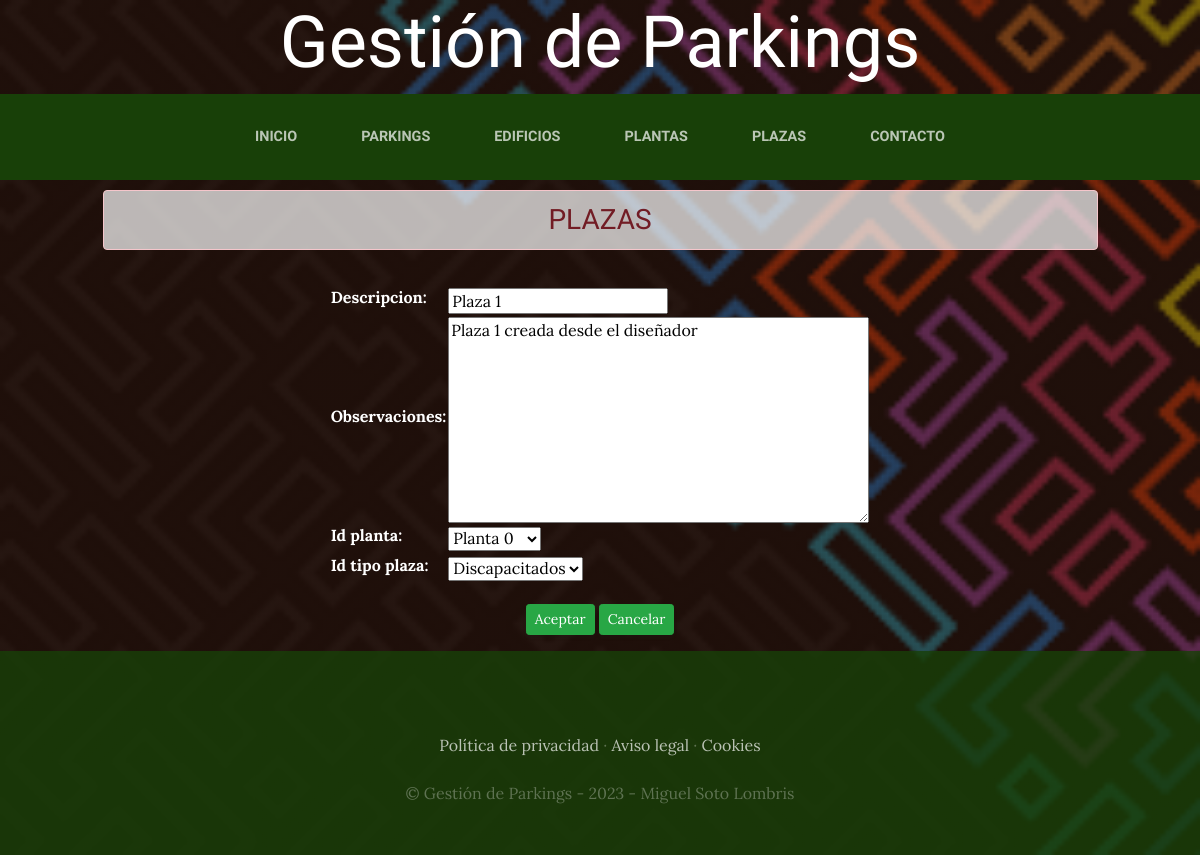
Screenshot of /plazas/ActualizarPlaza/36 with the database file from the repository.
### plazas/models.py (models this page shows, shortened)
class Plaza(models.Model):
    descripcion=models.CharField(max_length=50)
    observaciones=models.TextField(max_length=300, null=True, blank=True)
    created=models.DateTimeField(auto_now_add=True)
    updated=models.DateTimeField(auto_now_add=True)
    id_planta=models.ForeignKey(Planta, on_delete=models.CASCADE)
    id_tipo_plaza=models.ForeignKey(TipoPlaza, on_delete=models.CASCADE)
    class Meta:
        verbose_name='plaza'
        verbose_name_plural='plazas'

### plantas/models.py (models this page shows)
class Planta(models.Model):
    descripcion=models.CharField(max_length=50)
    max_plazas=models.IntegerField(blank=False, default=0)
    observaciones=models.TextField(max_length=300, null=True, blank=True)
    created=models.DateTimeField(auto_now_add=True)
    updated=models.DateTimeField(auto_now_add=True)
    id_edificio=models.ForeignKey(Edificio, on_delete=models.CASCADE)
    class Meta:
        verbose_name='planta'
        verbose_name_plural='plantas'
    def __str__(self):
        return self.descripcion

### ParkingLotApp/models.py (models this page shows)
class TipoPlaza(models.Model):
    descripcion=models.CharField(max_length=50)
    ancho=models.FloatField()
    largo=models.FloatField()
    discap=models.BooleanField(default=False)
    created=models.DateTimeField(auto_now_add=True)
    updated=models.DateTimeField(auto_now_add=True)
    class Meta:
        verbose_name='tipoPlaza'
        verbose_name_plural='tiposPlaza'
    def __str__(self):
        return self.descripcion

### plazas/views.py (the view, shortened to what this page needs)
# urls.py: path('ActualizarPlaza/<int:pk>', PlazaActualizar.as_view(template_name = "plazas/actualizar_plaza.html"), name='ActualizarPlaza'),
class PlazaActualizar(SuccessMessageMixin, UpdateView):
    model = Plaza # Llamamos a la clase 'Plaza' que se encuentra en nuestro archivo 'models.py'
    form = Plaza # Definimos nuestro formulario con el nombre de la clase o modelo 'Plaza'
    fields = "__all__" # Le decimos a Django que muestre todos los campos de la tabla 'Plaza' de nuestra Base de Datos
    success_message = 'Plaza Actualizada Correctamente' # Mostramos este Mensaje si el Plaza se edita correctamente

### plazas/templates/plazas/actualizar_plaza.html (shortened to what this page needs)
{% extends "ParkingLotApp/base.html" %}
{% load static %}
{% block content %}
<div class="row">
  <div class="col-lg-1">&nbsp;</div>
  <div class="col-lg-10 text-center text-uppercase"><h3 class="alert alert-danger text-center" style="background-color: rgba(255,255,255, 0.7); margin-top:10px;">Plazas</h3></div>
  <div class="col-lg-1">&nbsp;</div>
</div>
<form method="post" enctype="multipart/form-data">
    <table style="color:white; margin:20px auto;">{{form.as_table}}</table>
    <div class="text-center">
      <button type="submit" class="btn btn-sm btn-success">Aceptar</button>
      <a href="../" type="submit" class="btn btn-sm btn-success">Cancelar</a>
    </div>
  </form>
{% endblock %}

### ParkingLotApp/static/ParkingLotApp/css/gestion.css (style rules this page uses)
body { font-family: 'Lora'; background: linear-gradient(rgba(47, 23, 15, 0.65), rgba(47, 23, 15, 0.65)), url("../img/fondo.png"); background-attachment: fixed; background-position: center; background-size: cover; }
h1, h2, h3, h4, h5, h6 { font-family: 'Raleway'; }
.btn { box-shadow: 0px 3px 3px 0px rgba(33, 37, 41, 0.1); }

### rows the page displays
Plaza: descripcion "Plaza 1", observaciones "Plaza 1 creada desde el diseñador", id_planta "Planta 0", id_tipo_plaza "Discapacitados"
